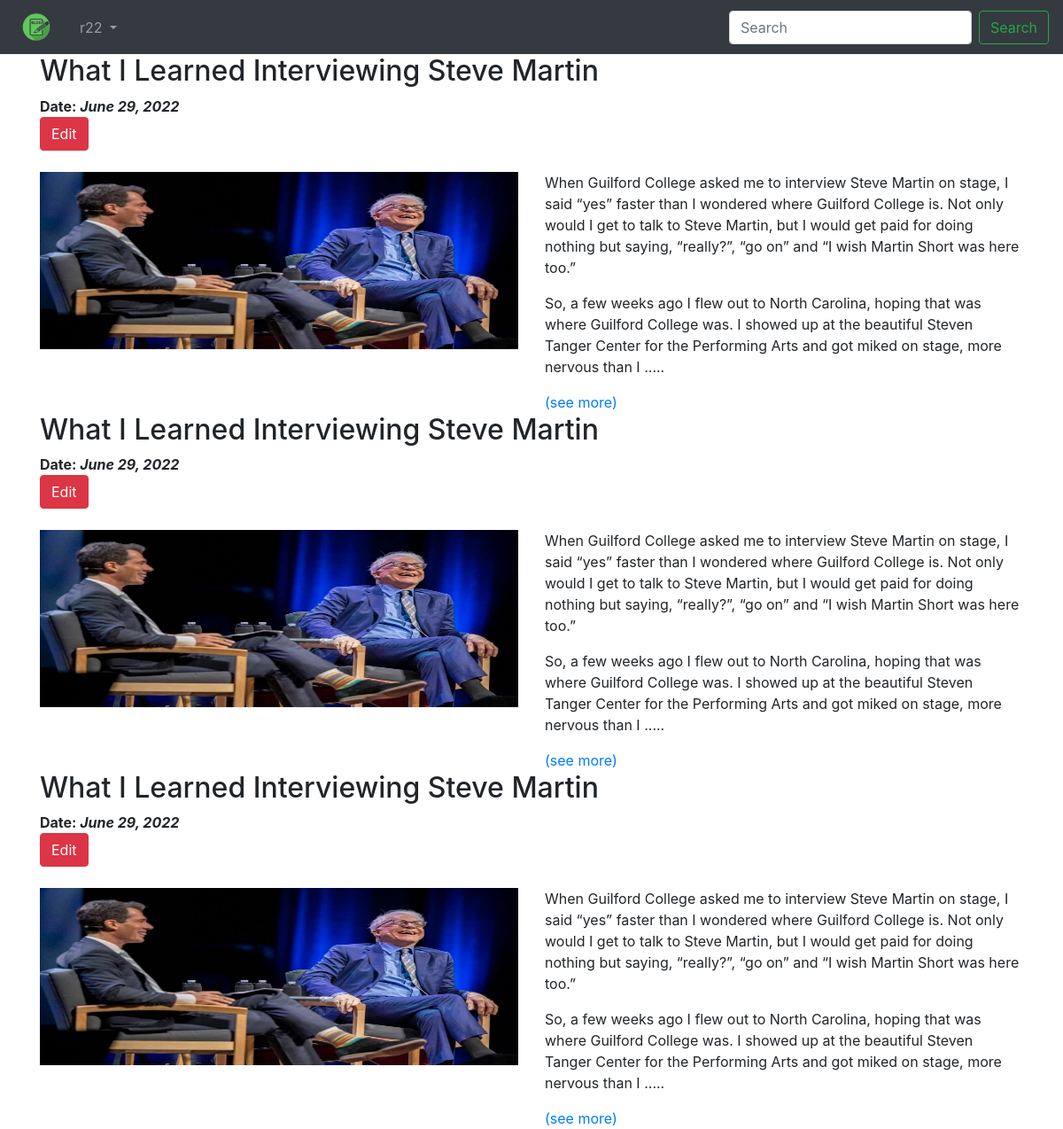
Screenshot of /blog/my-blog/ (signed in) with the database file from the repository.
### App_Blog/models.py (models this page shows, shortened)
class Blog(models.Model):
    user = models.ForeignKey(User, related_name='blog_user', on_delete=models.CASCADE)
    blog_title = models.CharField(max_length=100,verbose_name='Title')
    slug = models.SlugField(max_length=100,unique=True)
    blog_content = models.TextField(verbose_name='What is your mind?')
    publish_date = models.DateField(auto_now_add=True)
    update_date = models.DateField(auto_now=True)
    blog_image = models.ImageField(upload_to='blog_images', verbose_name='Image')
    class Meta:
        ordering = ('-publish_date',)

### App_Blog/views.py (the view)
# urls.py: path('my-blog/', views.MyBlog.as_view(), name='my_blog'),
class MyBlog(LoginRequiredMixin,ListView):
    model = Blog
    template_name = 'App_Blog/my_blog.html'

### App_Blog/templatetags/custom_filters.py (called while the page is built)
def short_content(value):
    return value[:500] + ' .....'

### templates/App_Blog/my_blog.html (shortened to what this page needs)
{% extends 'base.html' %}
{% load custom_filters %}
{% block body_block %}
{% for blog in user.blog_user.all %}
<h2>{{ blog.blog_title }}</h2>
<strong>Date: <i>{{ blog.publish_date }}</i></strong>
<br>
<a href={% url 'App_Blog:update_blog' blog.slug %} class="btn btn-danger btn-md">Edit</a>
<br>
<br>
<div class="row">
<div class="col-sm-6">
<img src="/media/{{blog.blog_image}}" alt="{{blog.blog_title}}" style="width: 100%; height: 200px">
</div>
<div class="col-sm-6">
{{ blog.blog_content|short_content|linebreaks }} <a href={% url 'App_Blog:blog_detail' blog.slug %}>(see more)</a>
</div>
</div>
{% endfor %}
{% endblock %}

### templates/base.html (shortened to what this page needs)
<!doctype html>
<html lang="en">
  <head>
    <link rel="stylesheet" href="https://cdn.jsdelivr.net/npm/bootstrap@4.0.0/dist/css/bootstrap.min.css">
  </head>
  <body>
    <nav class="navbar navbar-expand-lg navbar-dark bg-dark">
      <a class="navbar-brand" href={% url 'index' %}><img src="/media/blog.png" alt="img" class="img-responsive" width="50px"></a>
      <div class="collapse navbar-collapse" id="navbarSupportedContent">
        <ul class="navbar-nav mr-auto">
          {% if user.is_authenticated %}
          <li class="nav-item dropdown">
            <a class="nav-link dropdown-toggle" href="#" id="navbarDropdown" role="button" data-toggle="dropdown" aria-haspopup="true" aria-expanded="false">
              {{ user.username }}
            </a>
          </li>
          {% endif %}
        </ul>
        <form class="form-inline my-2 my-lg-0">
          <input class="form-control mr-sm-2" type="search" placeholder="Search" aria-label="Search">
          <button class="btn btn-outline-success my-2 my-sm-0" type="submit">Search</button>
        </form>
      </div>
    </nav>
    <div class="container">
        {% block body_block %}
        {% endblock %}
    </div>
  </body>
</html>

### rows the page displays
Blog: blog_title "What I Learned Interviewing Steve Martin", publish_date "June 29, 2022", blog_image (picture), blog_content|short_content "When Guilford College asked me to interview Steve Martin on stage, I said “yes” faster than I wondered where Guilford College is. Not only would I get to talk to Steve Martin, but I would get paid for doing nothing but saying, “really?”, “go on” and “I wish Martin Short was here too.” So, a few weeks ago I flew out to North Carolina, hoping that was where Guilford College was. I showed up at the beautiful Steven Tanger Center for the Performing Arts and got miked on stage, more nervous than I ....."
Blog: blog_title "What I Learned Interviewing Steve Martin", publish_date "June 29, 2022", blog_image (picture), blog_content|short_content "When Guilford College asked me to interview Steve Martin on stage, I said “yes” faster than I wondered where Guilford College is. Not only would I get to talk to Steve Martin, but I would get paid for doing nothing but saying, “really?”, “go on” and “I wish Martin Short was here too.” So, a few weeks ago I flew out to North Carolina, hoping that was where Guilford College was. I showed up at the beautiful Steven Tanger Center for the Performing Arts and got miked on stage, more nervous than I ....."
Blog: blog_title "What I Learned Interviewing Steve Martin", publish_date "June 29, 2022", blog_image (picture), blog_content|short_content "When Guilford College asked me to interview Steve Martin on stage, I said “yes” faster than I wondered where Guilford College is. Not only would I get to talk to Steve Martin, but I would get paid for doing nothing but saying, “really?”, “go on” and “I wish Martin Short was here too.” So, a few weeks ago I flew out to North Carolina, hoping that was where Guilford College was. I showed up at the beautiful Steven Tanger Center for the Performing Arts and got miked on stage, more nervous than I ....."

### other values shown
{{ user.username }} "r22"
